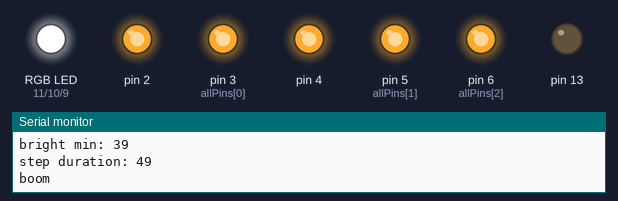
A sketch run on a simulated Arduino Uno, built with avr-gcc and run on an emulated ATmega328P. On the bench: an RGB LED mixed from three pins (HIGH = lit), output pins drawn as LEDs (lit = HIGH), the last lines printed to the serial monitor. Dim RGB values are drawn brighter than linear; random numbers use the default seed unless the sketch sets one.

Above: at 11.08 s.
At 12.1 s:
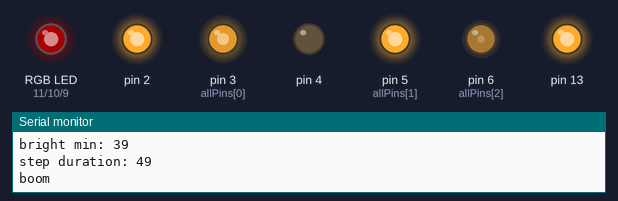
At 25.81 s:
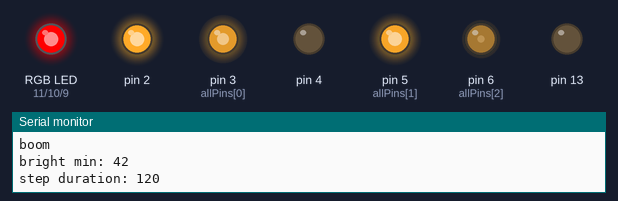
At 32.77 s:
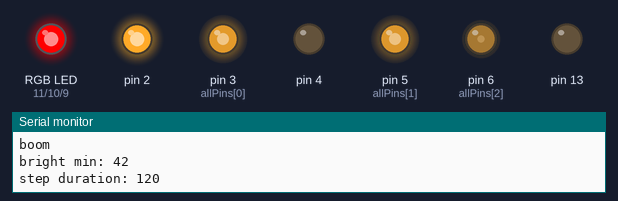
At 39.73 s:
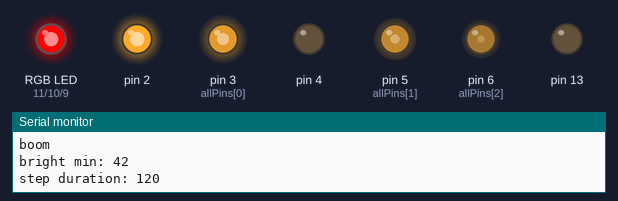
Timing chart, 0 to 40.0 s (numbered marks = the images above):
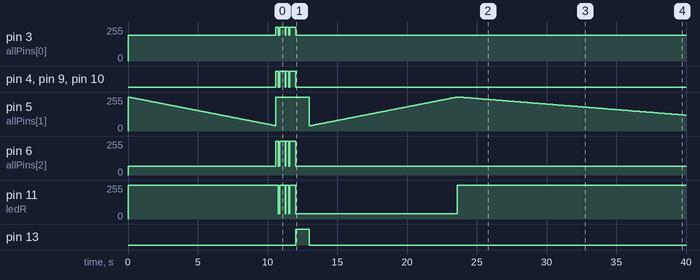

Measured:
- by itself, pin 13: LOW → HIGH at 12.0 s, → LOW 1.0 s later
- by itself, pin 6 (allPins[2]): 0/255 → 64/255 at 0.00 s, → 255/255 10.6 s later, → 64/255 0.20 s later, → 255/255 0.10 s later, … (9 changes in this stretch)
- by itself, pin 3 (allPins[0]): 0/255 → 192/255 at 0.00 s, → 255/255 10.6 s later, → 192/255 0.20 s later, → 255/255 0.10 s later, … (9 changes in this stretch)

The sketch:

halloween.ino
```cpp
/**

Latest haloween light script from bailey

*/

#include <math.h>


int ledR = 11;
int ledG = 10;
int ledB = 9;

int flashDuration = 200;

/*

PINS:
  3 - side of garege
  5 - front of garage
  6 - side of living room/front door

  9 - red
  10 - blue
  11 - green


*/

int allPins[6] = {3,5,6,9,10,11};
int allPinValues[6] = {192,255,64,0,0,255};


void setup() {
  Serial.begin(115200);

  pinMode(ledR, OUTPUT);
  pinMode(ledG, OUTPUT);
  pinMode(ledB, OUTPUT);
  pinMode(3, OUTPUT);


  pinMode(13, OUTPUT);
  digitalWrite(13,LOW);

  pinMode(2, OUTPUT);
  digitalWrite(2,HIGH);

  pinMode(4,OUTPUT);
  digitalWrite(4, LOW);


}

void flash(int pin, int duration){

 analogWrite(pin, 255);
 delay(duration);
 analogWrite(pin,0);
}

void flashAll(int duration){

   for (int i=0; i<6; i++){
      analogWrite(allPins[i], 255);
   }
    digitalWrite(4, HIGH);

   delay(duration);

   refreshAllPins();
    digitalWrite(4, LOW);


}

void refreshAllPins(){
   for (int i=0; i<6; i++){
      analogWrite(allPins[i],allPinValues[i]);
   }
}


void fade(int pinIndex, int startB, int stopB, int stepDuration){

   if (startB > stopB){
      startB = 0 - startB;
      stopB = 0 - stopB;
   }
   for (int i=startB; i<stopB; i++){
       analogWrite(allPins[pinIndex],abs(i));
       allPinValues[allPins[pinIndex]] = abs(i);
       delay(stepDuration);
   }

}


void lightening(){


   flashAll(flashDuration);
   delay(100);
   flashAll(flashDuration*2);
   delay(20);
   flashAll(flashDuration);
   delay(100);
   flashAll(flashDuration*2);


      digitalWrite(13,HIGH);
   delay(1000);
   digitalWrite(13,LOW);

}


void loop() {

   refreshAllPins();

   int brightMin = random(0,64);
   int stepDuration = random(30,200);

   Serial.print("bright min: ");
   Serial.println(brightMin);
   Serial.print("step duration: ");
   Serial.println(stepDuration);

   fade(1, 255, brightMin, stepDuration);

   int lighteningStrike = random(0,4);

//   if (lighteningStrike != 0){

      Serial.println("boom");
      lightening();
//   }

   fade(1, brightMin, 255, stepDuration);


}
```
